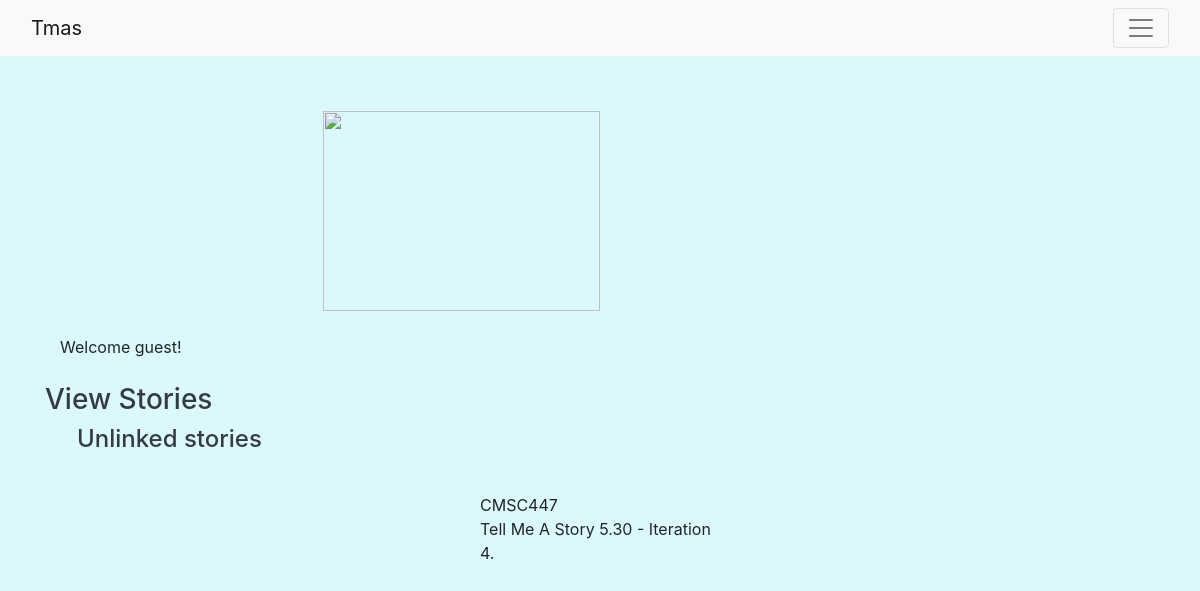
Before: / with the older database file.
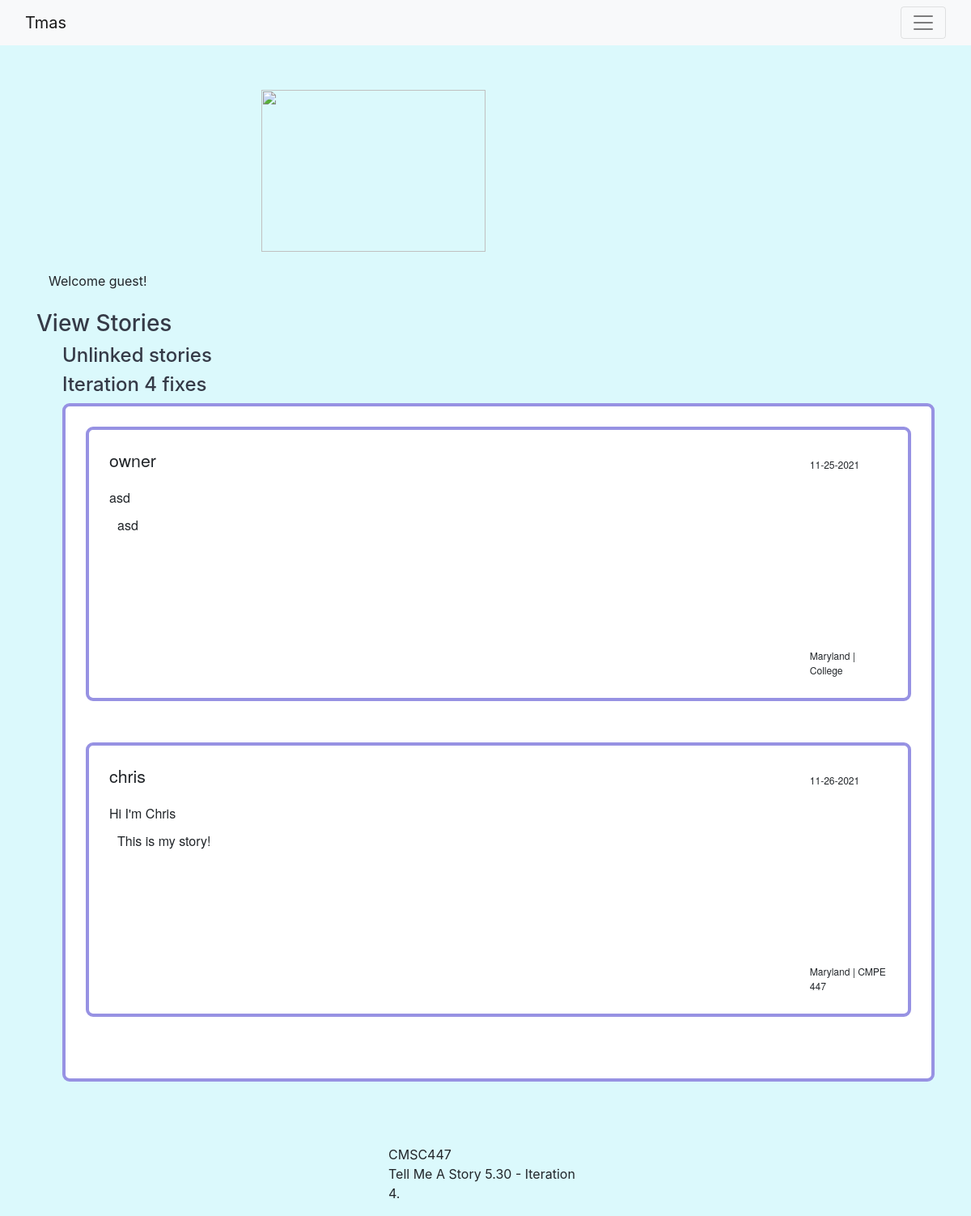
After: the same page with the newer database file.
### tmasTest/models.py (models this page shows)
class storyLink(models.Model):
    title = models.TextField()
    class Meta:
        ordering = ['title']
    def __str__(self):
        return self.title

class Tmas(models.Model):
    subject = models.TextField()
    date = models.TextField()
    story = models.TextField()
    community = models.TextField()
    user = models.TextField()
    storyID = models.TextField()
    location = models.TextField()
    status = models.TextField()
    links = models.ManyToManyField(storyLink)

### tmasTest/views.py (the view)
# urls.py: path('', views.index, name='index'), #Add index, main page, to urlpatterns
def index(request):
    stories = Tmas.objects.filter()
    links = storyLink.objects.filter()
    context = {
        'stories': stories,
        'links': links,
    }
    return render(request, 'tmasTest/index.html', context=context)

### tmasTest/templates/tmasTest/index.html (shortened to what this page needs)
{% extends 'base.html' %}
{% block content %}
<div class="container">
	{% if user.is_authenticated %}
	<label>Welcome {{user.username}}!</label><br />
	{% else %}
	<label>Welcome guest!</label><br />
	{% endif %}
</div>
<p>
<h3 style="color: #353a47;">View Stories</h3>
<ol>
	<h4 style="color: #353a47;">Unlinked stories</h4>
	{% for link in links %}
	<h4 style="color: #353a47;">{{link}}</h4>
	<div class="listStory">
		{% for story in stories %}
		{% if link in story.links.all %}
		{% if story.status == "Active" %}
		<div class="listStory">
			<li style="list-style-type: none;">
				<div class="h5" style="font-size: 16pt; width: 250px">
					{{story.user}}
				</div>
				<div style="font-size: 9pt; position: float; padding-left: 90%; margin-top: -25px;">
					{{story.date}}
				</div>
				<div style="margin-top: 20px; margin-bottom: 3px;">
					{{story.subject}}
				</div>
				<div style="background-color: white; height: 150px; border-radius: 7px 7px 7px 7px;">
					<div style="margin-top: 5px; margin-bottom: 50px; padding-left: 10px; padding-top: 5px;">
						{{story.story}}
					</div>
				</div>
				<div style="font-size: 9pt; position: float; padding-left: 90%; padding-top: 2%;">
					{{story.location}} | {{story.community}}
				</div>
			</li>
		</div>
		{% endif %}
		{% endif %}
		{% endfor %}
	</div>
	{% endfor %}
</ol>
</p> <br />
{% endblock %}

Changed rows visible on the page:
added storyLink: title "Iteration 4 fixes"
added Tmas: user "owner", date "11-25-2021", subject "asd", story "asd", location "Maryland", community "College"
added Tmas: user "chris", date "11-26-2021", subject "Hi I'm Chris", story "This is my story!", location "Maryland", community "CMPE 447"
